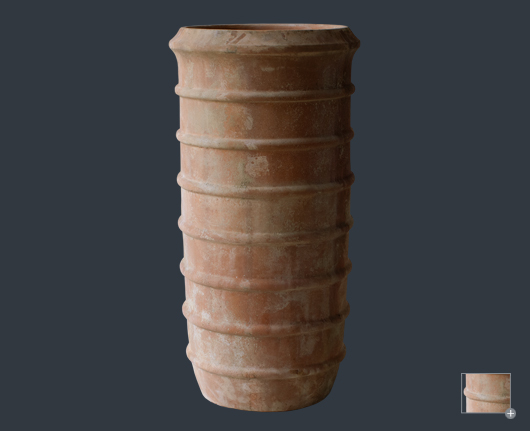
#> input picture test1.jpg, 530 x 431 px
$ python graphcut-seg.py
#> lines starting #> are read from the running program, lines starting #| are printed output that depends on the picture; after the words box and inside, x2 and y2 are one past the last pixel; in counts of white or black regions, pixels touching at a corner belong together
#!/usr/bin/env python

import numpy as np
import cv2
# from matplotlib import pyplot as plt

img = cv2.imread('test1.jpg')
#> img is the input picture: shape (431, 530, 3); mean B, G, R 66.8, 66.2, 68.7
mask = np.zeros(img.shape[:2],np.uint8)

bgdModel = np.zeros((1,65),np.float64)
fgdModel = np.zeros((1,65),np.float64)

rect = (50,50,450,290)
cv2.grabCut(img,mask,rect,bgdModel,fgdModel,5,cv2.GC_INIT_WITH_RECT)

mask2 = np.where((mask==2)|(mask==0),0,1).astype('uint8')
img = img*mask2[:,:,np.newaxis]
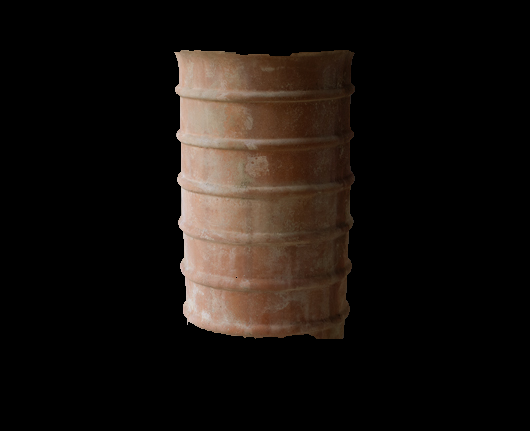
#> img: shape (431, 530, 3); mean B, G, R 14.5, 18.3, 23.9

# plt.imshow(img),plt.colorbar(),plt.show()

# newmask is the mask image I manually labelled
newmask = cv2.imread('test1.jpg',0)
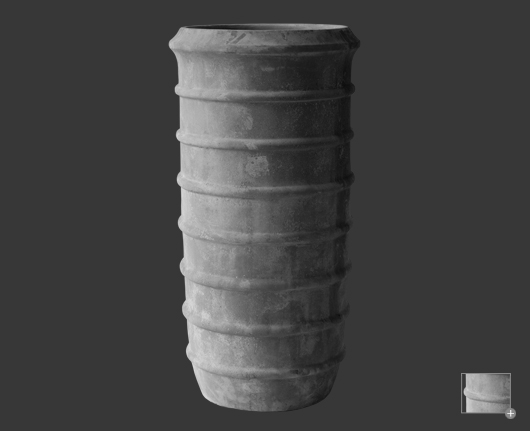
#> newmask: shape (431, 530); min 13, max 248, mean 67.1

# whereever it is marked white (sure foreground), change mask=1
# whereever it is marked black (sure background), change mask=0
mask[newmask == 0] = 0
mask[newmask == 255] = 1

mask, bgdModel, fgdModel = cv2.grabCut(img,mask,None,bgdModel,fgdModel,5,cv2.GC_INIT_WITH_MASK)
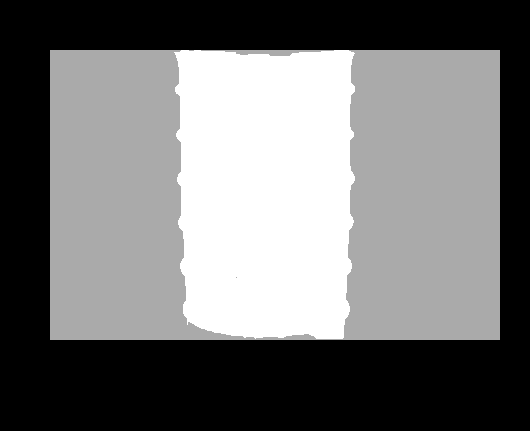
#> mask: shape (431, 530); min 0, max 3, mean 1.35; drawn with min black and max white

mask = np.where((mask==2)|(mask==0),0,1).astype('uint8')
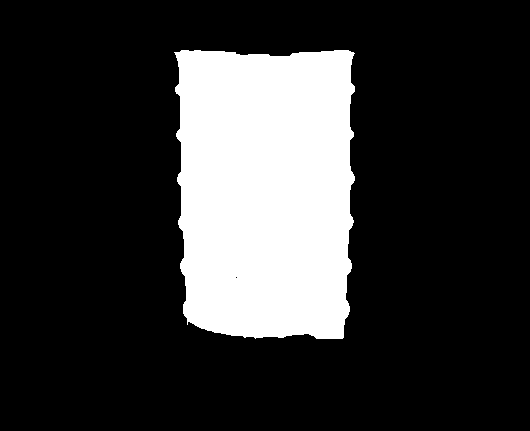
#> mask: shape (431, 530); values 0 (black) and 1 (white), 20.9% white; 1 white region, box (x1, y1, x2, y2) and area: (174, 50, 355, 339) 47768
img = img*mask[:,:,np.newaxis]
cv2.imshow(img)
# plt.imshow(img),plt.colorbar(),plt.show()

$ run again, with test2.jpg copied over test1.jpg
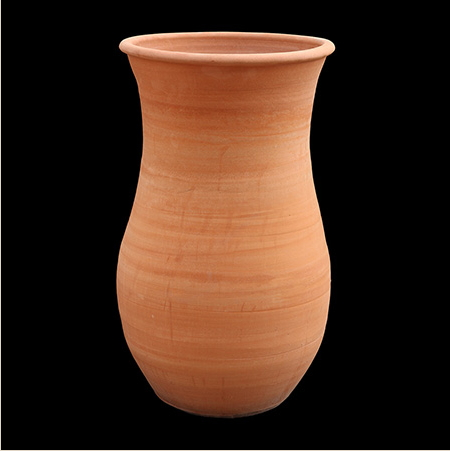
#> input picture test2.jpg, 450 x 451 px
#> img is the input picture: shape (451, 450, 3); mean B, G, R 28.3, 42, 66.5
#> `newmask = cv2.imread('test1.jpg',0)`:
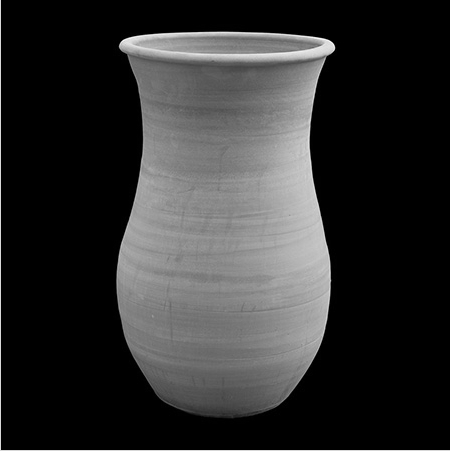
#> newmask: shape (451, 450); min 0, max 251, mean 47.8
#> `mask = np.where((mask==2)|(mask==0),0,1).astype('uint8')`:
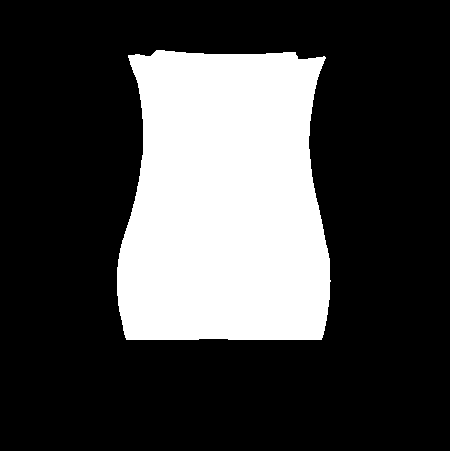
#> mask: shape (451, 450); values 0 (black) and 1 (white), 26.7% white; 1 white region, box (x1, y1, x2, y2) and area: (117, 50, 331, 340) 54112

$ run again, with test5.JPG copied over test1.jpg
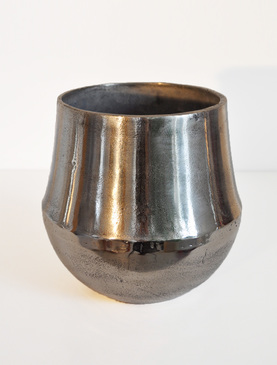
#> input picture test5.JPG, 277 x 365 px
#> img is the input picture: shape (365, 277, 3); mean B, G, R 185.9, 191, 196.6
#> `img = img*mask2[:,:,np.newaxis]`:
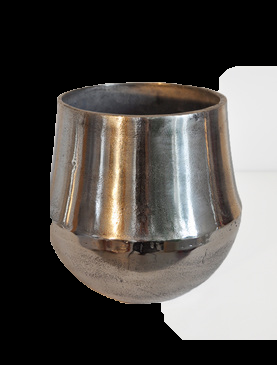
#> img: shape (365, 277, 3); mean B, G, R 74.4, 77.7, 81.3
#> `mask = np.where((mask==2)|(mask==0),0,1).astype('uint8')`:
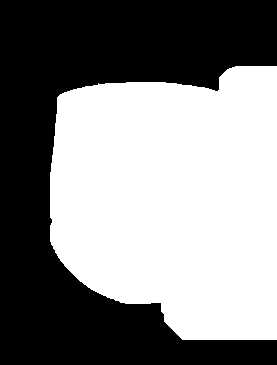
#> mask: shape (365, 277); values 0 (black) and 1 (white), 52% white; 1 black region, box (x1, y1, x2, y2) and area: (0, 0, 277, 365) 48546
